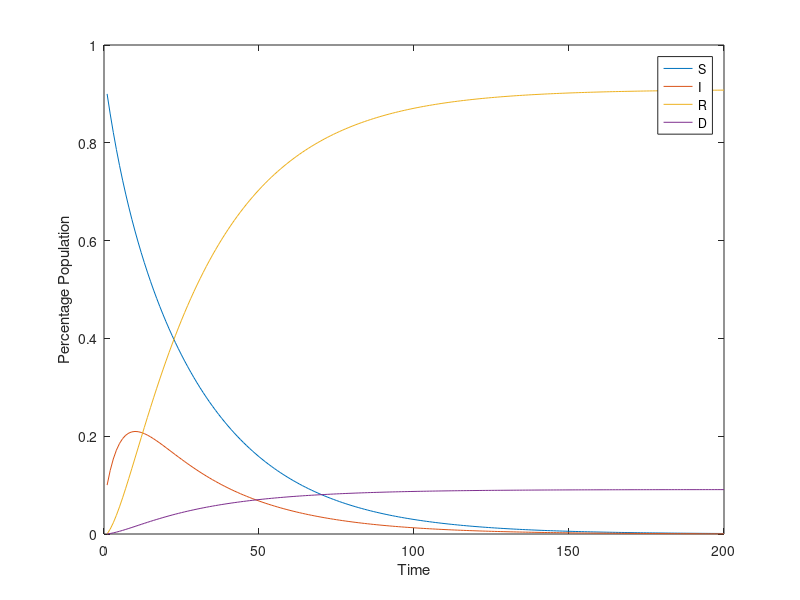

Here is the MATLAB script that generated this plot:
% The following matrix implements the SIR dynamics example from Chapter 9.3
% of the textbook.
A = [0.95 0.04 0 0; 0.05 0.85 0 0; 0 0.1 1 0; 0 0.01 0 1];

% initial conditions (i.e., values of S, I, R, D at t=0).
x0 = [0.9; 0.1; 0; 0];

x1 = A* x0;

% time as days
t = 200;

% matrix x
x = zeros(4,t);
x(:,1) = x0;

for i = 2:t
    x(:,i) = A*x(:,i-1);
end


% plot the output trajectory
Y = x.';
plot(Y);
legend('S','I','R','D');
xlabel('Time')
ylabel('Percentage Population');